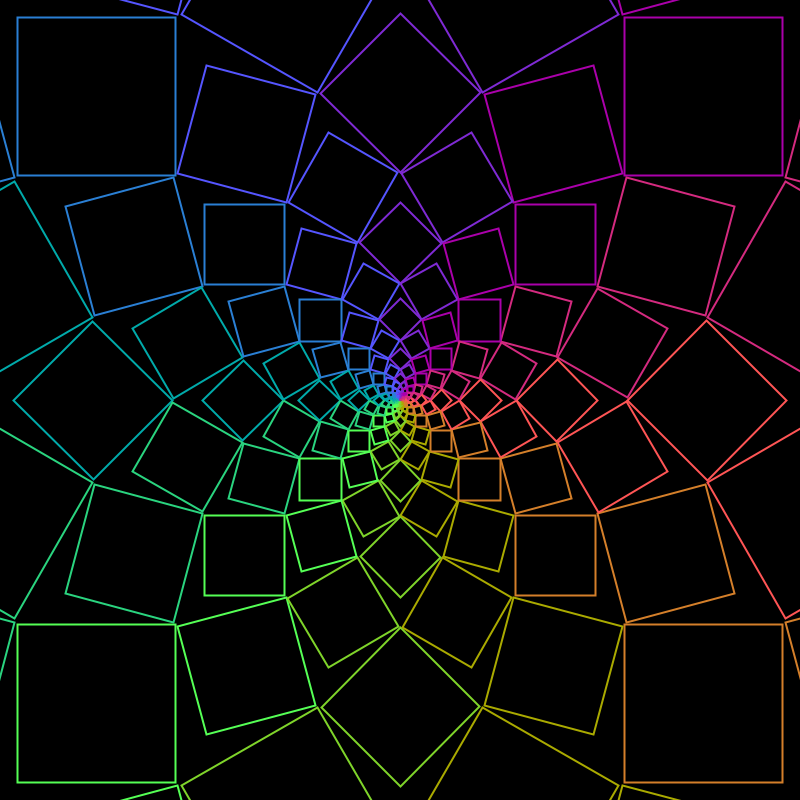
Frame 1 (no input)
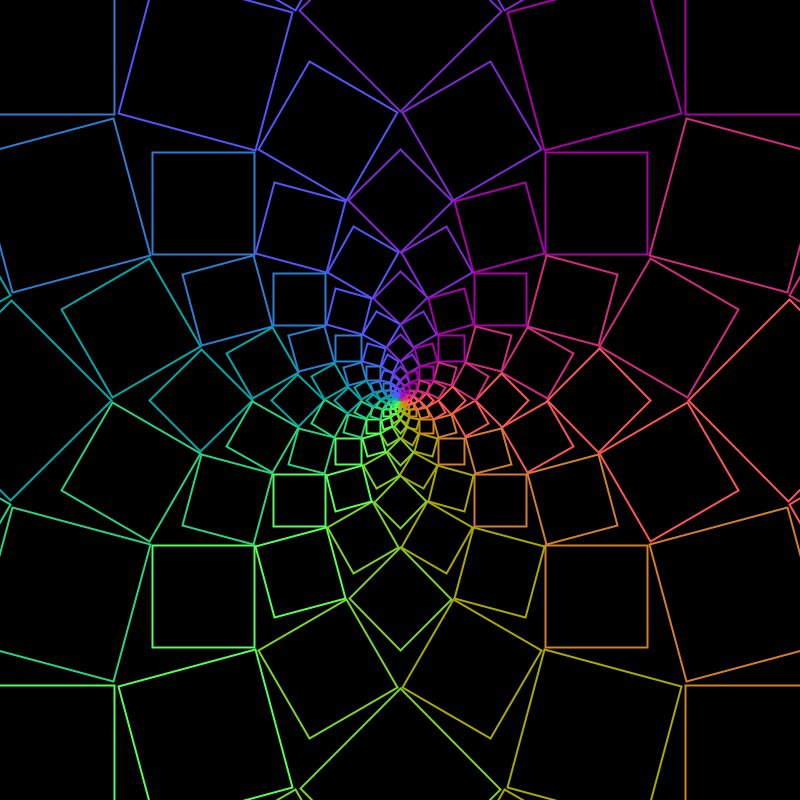
Frame 60 (the mouse pressed at the canvas centre just before this capture)
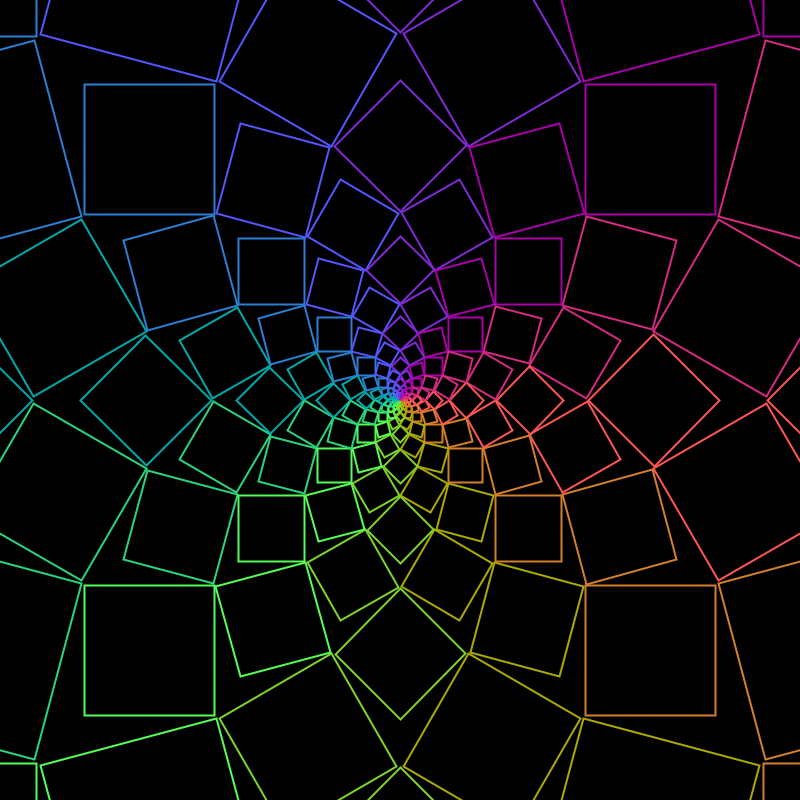
Frame 120 (the mouse held since frame 60 and released just before this capture)

The Processing sketch that drew these frames (run headless with seeded random() and noise(); from frame 60 on, the mouse is pressed at the canvas centre):

// Processing sketch: Squares_Flower_Zoom
// ── Squares_Flower_Zoom.pde
Losango[][] losango;
int maxRaio = 20;
int maxAngulo = 12;
float amplitude = 600;

void setup()
{
  size(800, 800);
  
  losango = new Losango[maxRaio][maxAngulo];
  
  /*for(int raio=0; raio<maxRaio; raio++)
  {
    for(int angulo=0; angulo<maxAngulo; angulo++)
    {
      float diagonalExterior = 0, radiusExterior = 300;
      
      if(raio>0)
      {
        diagonalExterior = losango[raio-1][0].diagonalLosango;
        radiusExterior = losango[raio-1][0].radius;
      }
      
      losango[raio][angulo] = new Losango(raio, angulo, radiusExterior, diagonalExterior);
    }
  }*/
}

void draw()
{
  background(0);
  translate(width/2, height/2);
  
  for(int raio=0; raio<maxRaio; raio++)
  {
    for(int angulo=0; angulo<maxAngulo; angulo++)
    {
      float diagonalExterior = 0, radiusExterior = amplitude;
      
      if(raio>0)
      {
        diagonalExterior = losango[raio-1][0].diagonalLosango;
        radiusExterior = losango[raio-1][0].radius;
      }
      
      losango[raio][angulo] = new Losango(raio, angulo, radiusExterior, diagonalExterior);
    }
  }
  
  for(int raio=0; raio<maxRaio; raio++)
  {
    for(int angulo=0; angulo<maxAngulo; angulo++)
    {
      losango[raio][angulo].update();
      losango[raio][angulo].draw();
    }
  }
  
}
// ── Losango.pde
class Losango
{
  int raio, angulo;
  float radius, angle, diagonalLosango, ladoLosango, diagonalExterior;
  PVector centroLosango, cor;

  Losango(int raio, int angulo, float radiusExterior, float diagonalExterior)
  {
    this.raio = raio;
    this.angulo = angulo;
    this.diagonalExterior = diagonalExterior;

    angle = map(this.angulo, 0, maxAngulo, 0, TWO_PI);
    angle += (this.raio%2)*(PI/maxAngulo);
    this.cor = new PVector(map(min(abs(angulo-0), abs(angulo-maxAngulo)), 0, maxAngulo/2, 255, 0), map(min(abs(angulo-maxAngulo/3), abs(angulo-4*maxAngulo/3)), 0, maxAngulo/2, 255, 0), map(min(abs(angulo+maxAngulo/3), abs(angulo-2*maxAngulo/3)), 0, maxAngulo/2, 255, 0));

    radius = radiusExterior - (this.diagonalExterior/2)*1.1;
    centroLosango = new PVector(radius*cos(angle), radius*sin(angle));
    diagonalLosango = dist(radius*cos(angle-PI/maxAngulo), radius*sin(angle-PI/maxAngulo), radius*cos(angle+PI/maxAngulo), radius*sin(angle+PI/maxAngulo));
    ladoLosango = diagonalLosango/sqrt(2);
    // d = l*sqrt(2)
    // l = d/sqrt(2)
  }

  void update()
  {
    boolean zoomIn = true;

    if (zoomIn)
    {
      amplitude += map(amplitude, 600, 1180, 0.01, 0.02);

      if (amplitude>=1180)
      {
        amplitude = 600.01;
      }
    }
    else
    {
      amplitude -= map(amplitude, 600, 1180, 0.01, 0.02);

      if (amplitude<600.01)
      {
        amplitude = 1180;
      }
    }

    centroLosango = new PVector(radius*cos(angle), radius*sin(angle));
    diagonalLosango = dist(radius*cos(angle-PI/maxAngulo), radius*sin(angle-PI/maxAngulo), radius*cos(angle+PI/maxAngulo), radius*sin(angle+PI/maxAngulo));
    ladoLosango = diagonalLosango/sqrt(2);
  }

  void draw()
  {
    noFill();
    //fill(255-cor.x, 255-cor.y, 255-cor.z);
    stroke(cor.x, cor.y, cor.z);
    strokeWeight(2);

    rectMode(CENTER);

    translate(centroLosango.x, centroLosango.y);
    rotate(PI/4 + angle);
    rect(0, 0, ladoLosango, ladoLosango);
    rotate(-PI/4 - angle);
    translate(-centroLosango.x, -centroLosango.y);
  }
}
